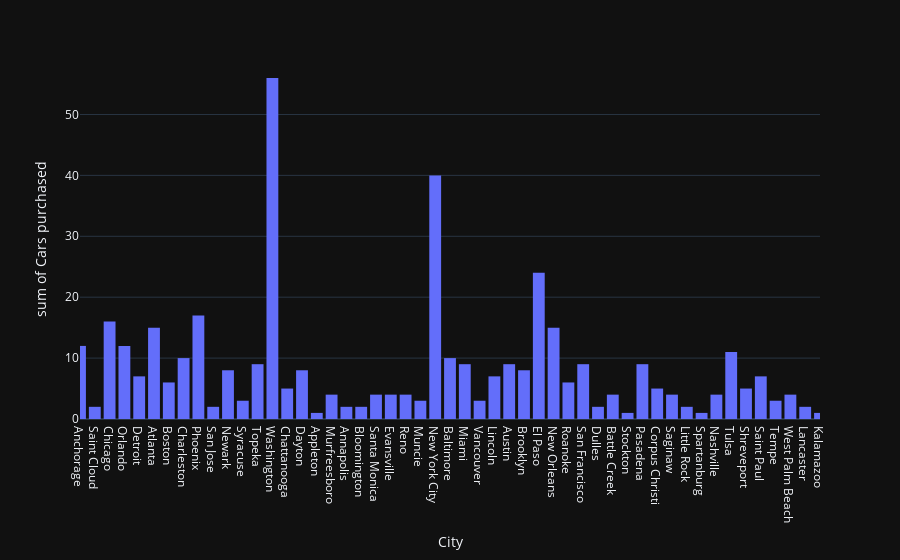

Notebook cell for this chart:
### Markdown cell above
```python
Insight: Customers in Washington and New York City bought more cars than customers all other cities.

### Code cell
#using the range_x label to view more clearly just the first 50 cities in the plot above
fig = px.histogram(df, x = "City", y = "Quantity",hover_data = ["Sales"] ,
                   range_x = [0,50],labels = {'Quantity': "Cars purchased"}
                   , template='plotly_dark')
fig.show()

### Figure 1 — Plotly figure (JSON) as saved in the notebook; plotly's stock layout.template omitted (floating-point values rounded to 4 significant figures; data arrays with more than 128 entries replaced by an {"elided": "..."} marker saying what was removed)
{"data": [{"bingroup": "x", "histfunc": "sum", "hovertemplate": "City=%{x}<br>sum of Cars purchased=%{y}<extra></extra>", "legendgroup": "", "marker": {"color": "#636efa", "pattern": {"shape": ""}}, "name": "", "orientation": "v", "showlegend": false, "type": "histogram", "x": {"elided": "1000 str values"}, "xaxis": "x", "y": {"elided": "1000 int values"}, "yaxis": "y"}], "layout": {"barmode": "relative", "legend": {"tracegroupgap": 0}, "margin": {"t": 60}, "xaxis": {"anchor": "y", "domain": [0, 1], "range": [0, 50], "title": {"text": "City"}}, "yaxis": {"anchor": "x", "domain": [0, 1], "title": {"text": "sum of Cars purchased"}}}}
